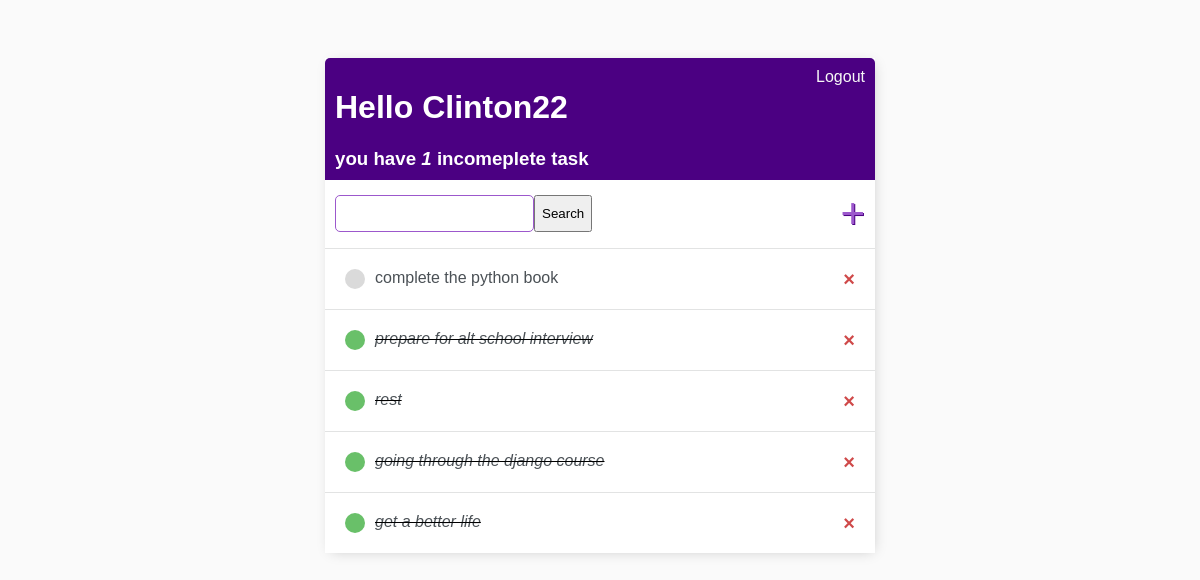
Before: / (signed in) with the older database file.
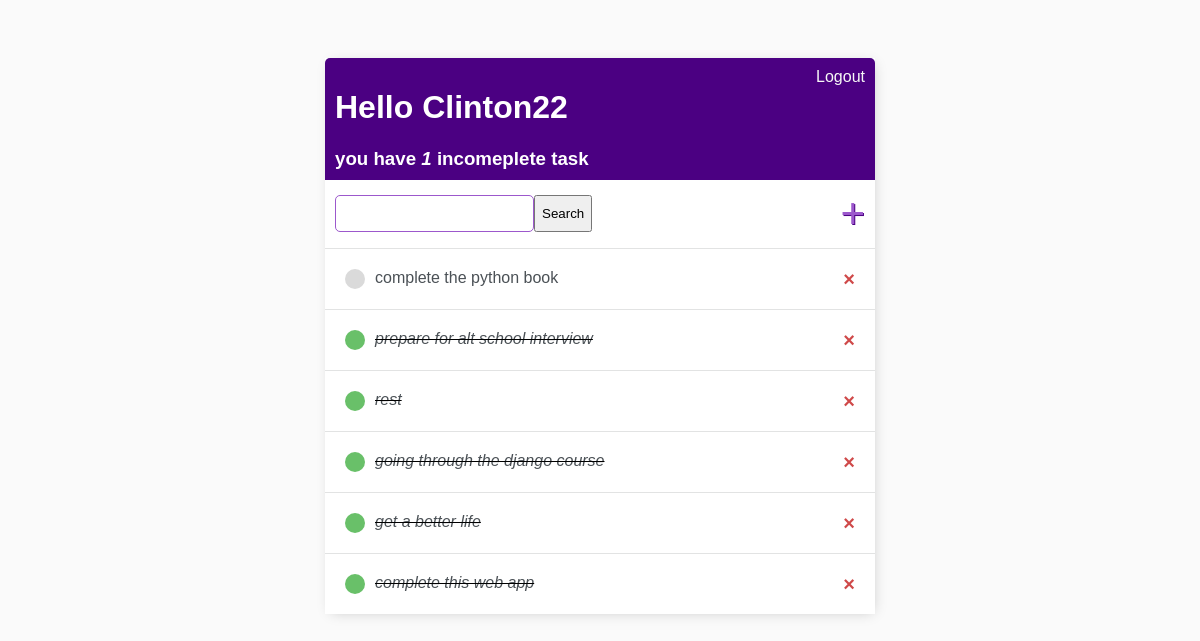
After: the same page with the newer database file.
### base/models.py (models this page shows)
class task(models.Model):
    user = models.ForeignKey(User,on_delete=models.CASCADE, null=True, blank=True)
    title = models.CharField(max_length=200,)
    description = models.TextField(null=True, blank=True)
    complete = models.BooleanField(default=False)
    created = models.DateTimeField(auto_now_add=True)
    def __str__(self):
        return self.title
    class Meta:
        ordering = ['complete']

### base/views.py (the view)
# urls.py: path('',tasklist.as_view(),name='tasks'),
class tasklist(LoginRequiredMixin, ListView):
    model = task
    context_object_name = 'tasks'
    def get_context_data(self, **kwargs):
        context = super().get_context_data(**kwargs)
        context['tasks'] = context['tasks'].filter(user=self.request.user)
        context['count'] = context['tasks'].filter(complete=False).count()
        search_input = self.request.GET.get('search-area') or ""
        if search_input:
            context['tasks'] = context['tasks'].filter(title__startswith=search_input)
        context['search_input']= search_input
        return context

### base/templates/base/task_list.html
{% extends 'base/main.html' %}
{% block content %}
<div class="header-bar">
    <div>
        <h1>Hello {{request.user|title}}</h1>
        <h3 style="margin:0">you have <i>{{count}}</i> incomeplete task{{ count|pluralize:"s" }}</h3>
    </div>
    {% if request.user.is_authenticated %}
    <a href="{% url 'logout' %}" >Logout</a>
    {% else %}
    <a href="{% url 'login' %}">Login</a>
    {% endif %}
</div>
<div id="search-add-wrapper">
    <form method="GET" style="display:flex; margin: top 20px;">
        <input type='text' name='search-area' value="{{search_input}}">
        <input class="button" type='submit' value='Search'>
    </form>
    <a id="add-link" href="{% url 'task-create' %}">+</a>
</div>
<div class='task-item-wrapper'>
    {% for task in tasks %}
        <div class="task-wrapper">
            {% if task.complete %}
                <div class="task-title">
                    <div class="task-complete-icon"></div>
                    <i><s><a a href="{% url 'task-update' task.id %}">{{task}}</a></s></i>
                </div>
                <a class="delete-link" href="{% url 'task-delete' task.id%}">&#215;</a>
            {% else %}
                <div class="task-title">
                    <div class="task-incomplete-icon"></div>
                    <a a href="{% url 'task-update' task.id %}">{{task}}</a>
                </div>
                <a class="delete-link" href="{% url 'task-delete' task.id%}">&#215;</a>
            {% endif %}
        </div>
    {% empty %}
    <h3>NO items in list</h3>
    {% endfor %}
</div>
{% endblock content %}

### base/templates/base/main.html (shortened to what this page needs)
<!DOCTYPE html>
<html lang="en">
<head>
</head>
<body>
    <div class= 'container'>
        {% block content %}
        {% endblock content %}
    </div>
</body>
</html>

### base/templates/base/main.html (style rules this page uses)
body { background-color:#fafafa; font-family: Arial; padding-top: 50px; }
h1, h2, h3, h4, h5, h6 { font-family: sans-serif; }
a, p { color:#4b5156; }
.container { max-width: 550px; margin:auto; background-color:#fff; -webkit-box-shadow: 2px 2px 13px -4px rgba(0, 0, 0,0.21); box-shadow:2px 2px 13px -4px rgba(0, 0, 0,0.21); }
.header-bar { display:flex; justify-content: space-between; color: #fff; padding:10px; border-radius: 5px 5px 0 0; background-color: #4b0082; }
.header-bar a { color: rgb(247, 247, 247); text-decoration: none; }
.task-wrapper { display:flex; align-items:center; justify-content: space-between; padding: 20px; background-color:#fff; border-top: 1px solid rgb(226, 227, 227) }
.task-title { display:flex; }
.task-title a { text-decoration: none; color:#4b5156; margin-left: 10px; }
.task-complete-icon { height: 20px; width: 20px; background-color: rgb(105,192,105); border-radius: 50%; }
.task-incomplete-icon { height: 20px; width: 20px; background-color: rgb(218, 218, 218); border-radius: 50%; }
.delete-link { text-decoration: none; font-weight: 900; color: #cf4949; font-size: 20px; line-height: 0; }
#search-add-wrapper { display:flex; justify-content: space-between; align-items: center; padding: 10px; }
#add-link { color:#9c58cc; text-decoration: none; font-size: 42px; text-shadow: 1px 1px #4b0082; }
input[type=text], input[type=password], textarea { border: 1px solid #9c58cc; border-radius: 5px; padding: 10px; width: 90%; }

Changed rows visible on the page:
added task: title "complete this web app"
